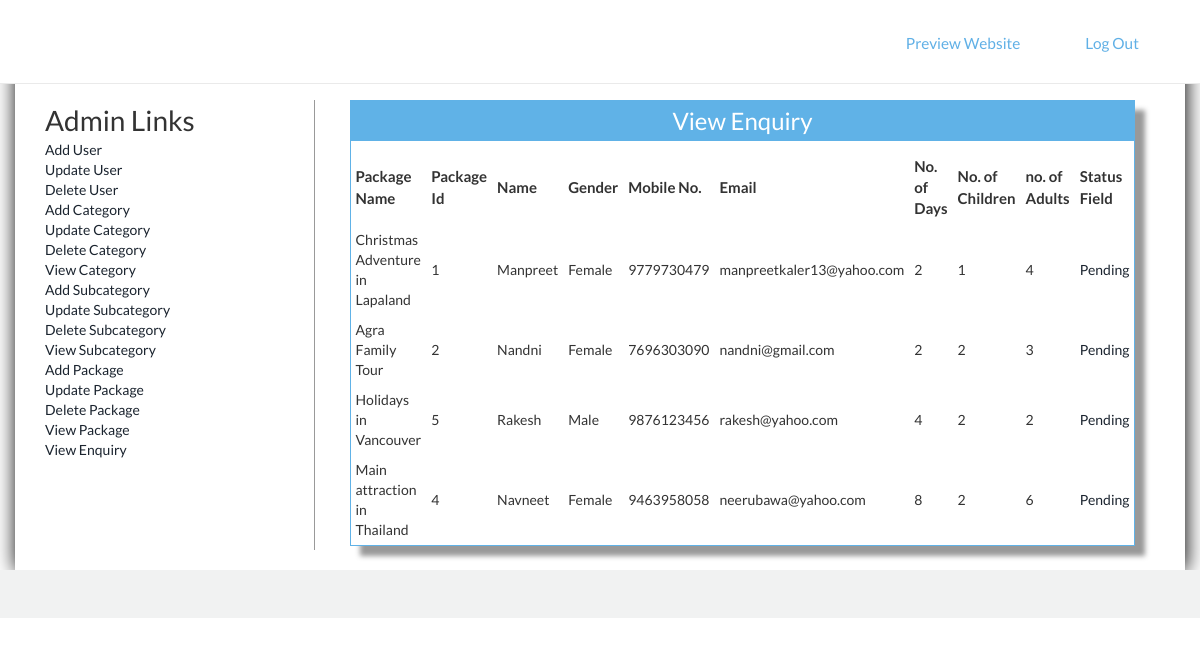
The page /Admin/viewenquiry.php (signed in) on the database its author committed.
### tables this page shows
CREATE TABLE IF NOT EXISTS `enquiry` (
  `Enquiryid` int(50) NOT NULL AUTO_INCREMENT,
  `Packageid` int(50) NOT NULL,
  `Name` varchar(200) NOT NULL,
  `Gender` varchar(20) NOT NULL,
  `Mobileno` varchar(20) NOT NULL,
  `Email` varchar(50) NOT NULL,
  `NoofDays` int(50) NOT NULL,
  `Child` int(50) NOT NULL,
  `Adults` int(50) NOT NULL,
  `Message` varchar(900) NOT NULL,
  `Statusfield` varchar(200) NOT NULL,
  PRIMARY KEY (`Enquiryid`)
);

CREATE TABLE IF NOT EXISTS `package` (
  `Packid` int(200) NOT NULL AUTO_INCREMENT,
  `Packname` varchar(1000) NOT NULL,
  `Category` int(200) NOT NULL,
  `Subcategory` int(200) NOT NULL,
  `Packprice` int(200) NOT NULL,
  `Pic1` varchar(8000) NOT NULL,
  `Pic2` varchar(8000) NOT NULL,
  `Pic3` varchar(8000) NOT NULL,
  `Detail` varchar(8000) NOT NULL,
  PRIMARY KEY (`Packid`)
);

### Admin/viewenquiry.php (the view, shortened to what this page needs)
<!DOCTYPE html>
<html>
<head>
<link href="style.css" rel="stylesheet" type="text/css" />
<link href="../css/bootstrap.css" rel='stylesheet' type='text/css'/>
<link href="../css/style.css" rel="stylesheet" type="text/css" media="all"/>
</head>
<body>
<?php include('function.php'); ?>
<?php include('top.php'); ?>
<div style="padding-top:100px; box-shadow:1px 1px 20px black; min-height:570px" class="container">
<div class="col-sm-3" style="border-right:1px solid #999; min-height:450px;">
<?php include('left.php'); ?>
</div>
<div class="col-sm-9">
<form method="post">
<table border="0" width="90%" height="300px" align="center" class="tableshadow">
<tr><td class="toptd">View Enquiry</td></tr>
<tr><td align="center" valign="top" style="padding-top:10px;">
<table border="0" align="center" width="95%">
<tr><td style="font-size:15px; padding:5px; font-weight:bold;" >Package Name</td>
<td style="font-size:15px; padding:5px; font-weight:bold; ">Package Id</td>
<td style="font-size:15px; padding:5px; font-weight:bold;">Name</td>
<td style="font-size:15px; padding:5px; font-weight:bold;">Gender</td>
<td style="font-size:15px; padding:5px; font-weight:bold;">Mobile No.</td>
<td style="font-size:15px; padding:5px; font-weight:bold;">Email</td>
<td style="font-size:15px; padding:5px; font-weight:bold;">No. of Days</td>
<td style="font-size:15px; padding:5px; font-weight:bold;">No. of Children</td>
<td style="font-size:15px; padding:5px; font-weight:bold;">no. of Adults</td>
<td style="font-size:15px; padding:5px; font-weight:bold;">Status Field</td></tr>
<?php
$s="select * from enquiry,package where enquiry.Packageid=package.Packid";
$result=mysqli_query($cn,$s);
while($data=mysqli_fetch_array($result))
{
		echo "<td style=' padding:5px;'>$data[12]</td>
		<td style=' padding:5px;'>$data[1]</td>
		<td style=' padding:5px;'>$data[2]</td>
		<td style=' padding:5px;'>$data[3]</td>
		<td style=' padding:5px;'>$data[4]</td>
		<td style=' padding:5px;'>$data[5]</td>
		<td style=' padding:5px;'>$data[6]</td>
		<td style=' padding:5px;'>$data[7]</td>
		<td style=' padding:5px;'>$data[8]</td>
		<td style=' padding:5px;'><a href='chstatus.php?eid=$data[0]'>$data[10]</a></td>
		</tr>";
}
?>
</table>
</form>
</div>
</div>
<?php include('bottom.php'); ?>
</body>
</html>

### Admin/style.css (style rules this page uses)
.tableshadow { box-shadow:10px 10px 5px #999; padding-top:40px; border:solid 1px #60b2e7 }
.toptd { color:white; font-size:24px; text-align:center; height:40px; background-color:#60b2e7 }

### css/style.css (style rules this page uses)
body { margin:0; padding:0; font-family: 'Lato', sans-serif; -webkit-appearance:none; }
body a { transition:0.5s all; -webkit-transition:0.5s all; -moz-transition:0.5s all; -o-transition:0.5s all; -ms-transition:0.5s all; }
.container:after { content: "\0020"; display: block; height: 0; clear: both; visibility: hidden; }

### rows shown on the page
enquiry: Packageid.Packname "Christmas Adventure in Lapaland", Packageid "1", Name "Manpreet", Gender "Female", Mobileno "9779730479", Email "manpreetkaler13@yahoo.com", NoofDays "2", Child "1", Adults "4", Statusfield "Pending"
enquiry: Packageid.Packname "Agra Family Tour", Packageid "2", Name "Nandni", Gender "Female", Mobileno "7696303090", Email "nandni@gmail.com", NoofDays "2", Child "2", Adults "3", Statusfield "Pending"
enquiry: Packageid.Packname "Holidays in Vancouver", Packageid "5", Name "Rakesh", Gender "Male", Mobileno "9876123456", Email "rakesh@yahoo.com", NoofDays "4", Child "2", Adults "2", Statusfield "Pending"
enquiry: Packageid.Packname "Main attraction in Thailand", Packageid "4", Name "Navneet", Gender "Female", Mobileno "9463958058", Email "neerubawa@yahoo.com", NoofDays "8", Child "2", Adults "6", Statusfield "Pending"
